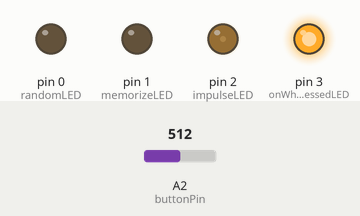
The sketch below on a simulated Arduino Uno, built with avr-gcc and run on an emulated ATmega328P. Parts: output pins drawn as LEDs (lit = HIGH). Dashed ring = blinking. The inputs (shaded band) are chosen by the test bench; at power-on: A2 (buttonPin) = 512. Random numbers use the default seed unless the sketch sets one.

Above: at 1.2 s.
1.3 s: A2 (buttonPin) set to 584
2.9 s: A2 (buttonPin) set to 616
At 3.83 s:
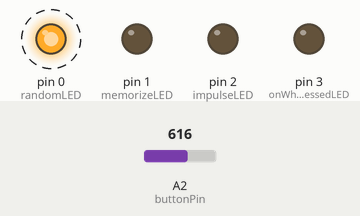
At 5.2 s:
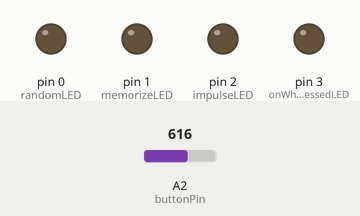
5.9 s: A2 (buttonPin) set to 590
At 8.6 s:
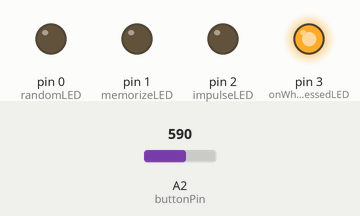
Timing chart, 0 to 10.1 s (numbered marks = the images above; inputs shaded):
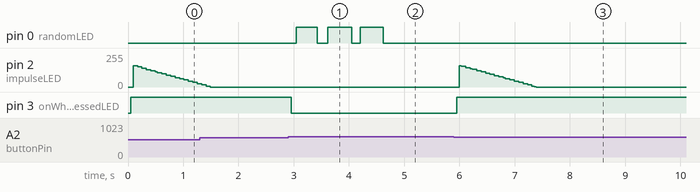

The sketch:

chibi_micro_v1p1.ino
```cpp
// (licence header left out)
#include <EEPROM.h>

//Pin connections
int buttonPin = 2;
int randomLED = 0;  //roll dice, blinks between 1 and 6 times
int onWhenPressedLED = 3; //is on when pressed
int memorizeLED = 1; //memorizes patterns
int impulseLED = 2; //blinks on and fades out when pressed


//Button
int buttonState = HIGH; //keeps track of whether the button is on or off
int previousButtonState = LOW;
long timeChanged = millis();
long timeStateChanged = millis();
int debounceTime = 50; //minimum number of milliseconds before a change in the state of the button is registered, to help catch
//any electrical noisiness caused by the button "bouncing" from as the two contacts come to a resting state (this is called "debouncing")

//Touch LED
boolean touching = false;
int touchVal = 0; //brightness of touch LED

//Dice LED
boolean blinking = false; //is it in the process of blinking randomly?
long blinkStart, blinkLength; //keep track of how long to blink
int blinkRate = 300; //how fast should the LED blink? (time on in milliseconds)
int blinkVal = 0; // brightness of blink LED

//Impulse LED
#define fadeRate 2000 // in milliseconds how fast the fade
boolean impulse = false; //is the impulse happening?
long latestFade = 0;
int fadeStep = 1;
int fadeVal = 0;  // brightness of impulse LED

//Pattern-learning LED
boolean learning = false; //is it in the middle of listening to a new pattern for the "memorizing" LED?
boolean was_learning = false;
#define MAXLENGTH  0x80 // must be power of two for efficient maths
#define MAXLENGTH_MASK 0x7F  // mask for optimizing modular arithmetic
byte blinkTimes[MAXLENGTH]; //array that holds a blink pattern. Each element is a number in milliseconds to stay on or off, and it alternates between on times and off times
//int blinkTimes[] = { 2000, 100, 5000, 5000 }; //to test!
int m_index = 0; //current index for blink pattern array (where we are adding new numbers)
int m_index_end = 0; //end index for blink pattern array
long patternStartTime;
int listeningTimeout = 3800; //how long before we decide user is done entering pattern
int delayBetweenPatternRepeats = 1500;
int patternVal = 0; // brightness of pattern LED
int patternTime = 0; // duration of pattern step
boolean repeating = false; // is it turning ON during or OFF during the pattern?

boolean reset = false;

void setup()
{
  randomSeed(analogRead(1));

  pinMode(buttonPin, INPUT);

  pinMode(randomLED, OUTPUT);
  pinMode(memorizeLED, OUTPUT);
  pinMode(impulseLED, OUTPUT);
  pinMode(onWhenPressedLED, OUTPUT);

  for( int i = 0; i < MAXLENGTH; i++ ) {
    blinkTimes[i] = EEPROM.read( i );
  }
  m_index_end = EEPROM.read(MAXLENGTH + 1);

  if( m_index_end == 255 ) { // we're dealing with a virgin sticker
    for( int i = 0; i < MAXLENGTH; i++ ) {
      blinkTimes[i] = 0;
    }
    m_index_end = 0;
  }
}

void loop()
{
  //Read switch value
  int reading = analogRead(buttonPin);

  if (reading == 0)
  {
    reading = 0;
    reset = true;
  }
  else if(reading < 600)
  {
    reading = 0;
  }
  else
  {
    reading = 1;
  }

  if(reading != previousButtonState)
  {
    timeChanged = millis();
  }

  //check for debounce
  if(millis() - timeChanged > debounceTime)
  {

    // start reading phase (something is happening at the button)
    if(reading != buttonState)
    {
      buttonState = reading;
      timeStateChanged = millis();
      if(buttonState == HIGH) //button NOT pressed (just let go)
      {

        touching = false;
        if(!blinking)// set up dice blinks
        {
          blinking = true;
          blinkLength = blinkRate * 2 * random(1, 7); //generates a random number between 1 and 6
 //         blinkLength = blinkRate * 2 * 6; // generated by fair dice roll, guaranteed random
          blinkStart = millis();
        }
        if(learning) //if recording, save not-touching time
        {
          patternTime = millis() - patternStartTime;
          blinkTimes[m_index] = byte(patternTime); // save low byte
          blinkTimes[m_index+1] = byte(patternTime >> 8); //save high byte

//          m_index = (m_index + 2) % (MAXLENGTH+1); //move index over 2
          m_index = (m_index + 2) & MAXLENGTH_MASK; //move index over 2
          patternStartTime = millis();
        }
      }
      else //button IS pressed
      {
        touching = true;
        if(!impulse)
        {
          fadeVal=250;
          impulse = true;
        }
        if(!learning) //if not already recording, clear pattern and begin record
        {
          digitalWrite(memorizeLED, LOW);
          learning = true;
          m_index = 0;
          m_index_end = 0;
          patternStartTime = millis();
          for( int i = 0; i < MAXLENGTH; i++ )
            blinkTimes[i] = 0;
        }
        else //otherwise continue to record touching time
        {
          int patternTime = millis() - patternStartTime;
          blinkTimes[m_index] = byte(patternTime);
          blinkTimes[m_index+1] = byte(patternTime >> 8);
//          m_index = (m_index + 2) % (MAXLENGTH+1);
          m_index = (m_index + 2) & MAXLENGTH_MASK;
          patternStartTime = millis();
        }
      }
    }

    // if too much time passes after pressing switch, no longer reading
    else if(learning && reading == HIGH && millis() - timeChanged > listeningTimeout)
    {
      learning = false;
      blinkTimes[m_index] = byte(delayBetweenPatternRepeats);
      blinkTimes[m_index+1] = byte(delayBetweenPatternRepeats >> 8);
      m_index_end = m_index+2;

//      blinkTimes[m_index-2] = byte(delayBetweenPatternRepeats);
//      blinkTimes[m_index-1] = byte(delayBetweenPatternRepeats >> 8) + blinkTimes[m_index-1];
//      blinkTimes[m_index] = 1;
//      blinkTimes[m_index+1] = 0;
//      m_index_end = m_index + 2;

      m_index = 0;
      patternStartTime = millis();
      patternTime = int((blinkTimes[1] << 8) |  blinkTimes[0]);
    }
  }
#if 1
  // memorize the blink times when we stop learning
  if( was_learning && !learning ) {
     for( int i = 0; i < MAXLENGTH; i++ ) {
       EEPROM.write(i, blinkTimes[i]);
     }
     EEPROM.write(MAXLENGTH + 1, m_index_end);

    // reset the pattern start time because we spent some time writing the EEPROM
     patternStartTime = millis();
     patternTime = int((blinkTimes[1] << 8) |  blinkTimes[0]);
  }
#endif
  was_learning = learning;

  //fade Touch LED
  //touchVal= transition(touching, touchVal, 2);
  //analogWrite(onWhenPressedLED, touchVal);

  if (touching)
  {
    digitalWrite(onWhenPressedLED, HIGH);
  }
  else
  {
    digitalWrite(onWhenPressedLED, LOW);
  }

  //blink the Dice LED
  if(blinking)
  {
    if(millis() - blinkStart < blinkLength)
    {
//      int blinkState = !( ((millis() - blinkStart) / blinkRate) % 2 );
      int blinkState = !( ((millis() - blinkStart) / blinkRate) & 0x1 );
      blinkVal= transition(blinkState, blinkVal, 1);
      analogWrite(randomLED, blinkVal);
    }
    else
    {
      blinking = false; //done random blinking
    }
  } else {
    analogWrite(randomLED, 0); // turn off the randomLED when we're not blinking
  }

  //turn on impulse LED
  if(millis() - latestFade > fadeRate / 200) //fade one step in or out at user-specified rate
  {
    fadeVal= transition(false, fadeVal, 2);
    latestFade = millis();
  }
  if (fadeVal <= 0) //when brightness is all the way down, stay down until next impulse triggered
  {
    impulse = false;
  }
  software_analogWrite(impulseLED, fadeVal);

  //play repeater LED
  if(!learning) //if not in the middle of learning a new pattern
  {
    //play current pattern
    if( (blinkTimes[m_index] != 0) && (m_index_end > 4)) //if there is a pattern to play
    {

      patternTime = int((blinkTimes[m_index+1] << 8) |  blinkTimes[m_index]);

//      if(!((m_index%4)/2))
      if( ((m_index & 0x2)) )
      {
        repeating = false;
      }
      else
      {
        repeating = true;
      }

      patternVal = transition(repeating, patternVal, 2);
      analogWrite(memorizeLED, patternVal);

    }
    else
    {
      digitalWrite(memorizeLED, LOW);
    }

    if(millis() - patternStartTime > patternTime)
    {
//      m_index = (m_index + 2) % (m_index_end + 1); //next three lines of code are equivalent
      m_index = m_index + 2;
      if( m_index > m_index_end ) {
        m_index = 0;
      }
      patternStartTime = millis();
    }
  }

  previousButtonState = reading;
}

//one cycle of pwm for any output pin
void software_analogWrite(int pin, int brightness)
{
  if(brightness<=0)
  {
    digitalWrite(pin, LOW);
    delayMicroseconds(255); // normalize loop times
  }
  else
    if(brightness>=255)
    {
      digitalWrite(pin, HIGH);
      delayMicroseconds(255); // normalize loop times
    }
    else
    {
      digitalWrite(pin, HIGH);
      delayMicroseconds(brightness);
      digitalWrite(pin, LOW);
      delayMicroseconds(255-brightness);
    }

}

//calculates brightness for smooth transitions
// state tells whether fading on (true) or fading off (false)
int transition(boolean state, int brightVal, int rate)
{
  if(state)
  {
    brightVal = brightVal + rate;
  }
  else
  {
    brightVal = brightVal - rate;
  }

  if(brightVal >=255)
  {
    brightVal = 255;
  }
  else if(brightVal <=0)
  {
    brightVal = 0;
  }

  return brightVal;
}
```

Measured:
- the behaviour switches between 599 and 600 on A2 (buttonPin) (found by bisection; images 0 and 1)
- after the input at 2.9 s, pin 0 (randomLED): alternates HIGH for 0.42 s and LOW for 0.17 s, 6 changes in all, then stays LOW, starting after 0.15 s; pin 3 (onWhenPressedLED): HIGH → LOW after 0.05 s
- after the input at 5.9 s, pin 3 (onWhenPressedLED): LOW → HIGH after 0.05 s
